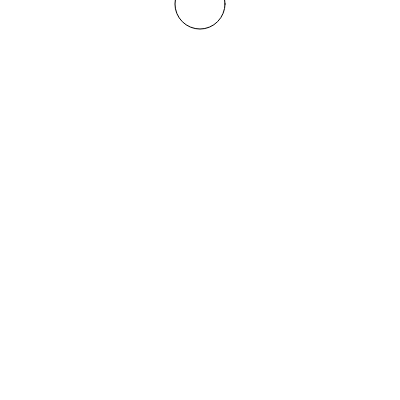
Frame 1 (no input)
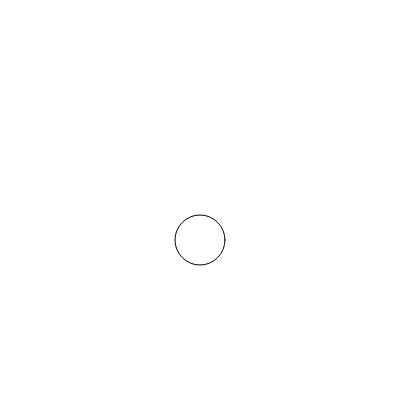
Frame 60 (no input)
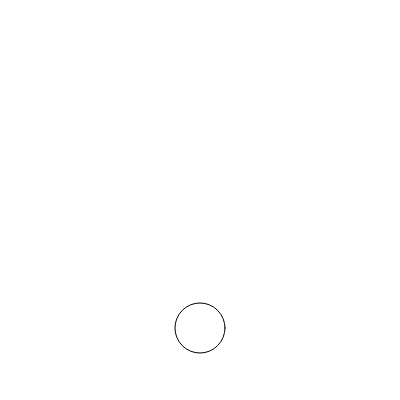
Frame 120 (the mouse pressed at the canvas centre since frame 60)

The p5.js sketch that drew these frames (run headless with seeded random() and noise() and a simulated clock; from frame 60 on, the mouse is pressed at the canvas centre):

// p5.js sketch
// ── sketch.js
//Based on nature of code Example 1.1
//bouncing ball with no vectors
//by Dan Shiffman. Modified by Kevin Siwoff
//Fall 2015

//[full] variabls for location and speed of

var y = 0;
var yspeed = 4.0;


function setup() {
  // put setup code here

  createCanvas(400, 400);
}

function draw() {
  // put drawing code here

  background (255);
  //Move the ball up and down
  y = y + yspeed;

  //Check for bouncing
  if ((y > height) || (y < 0)) {
      //multiplying reverses direction
        yspeed = yspeed * -1;
  }

  ellipse (width/2, y, 50, 50);
}
